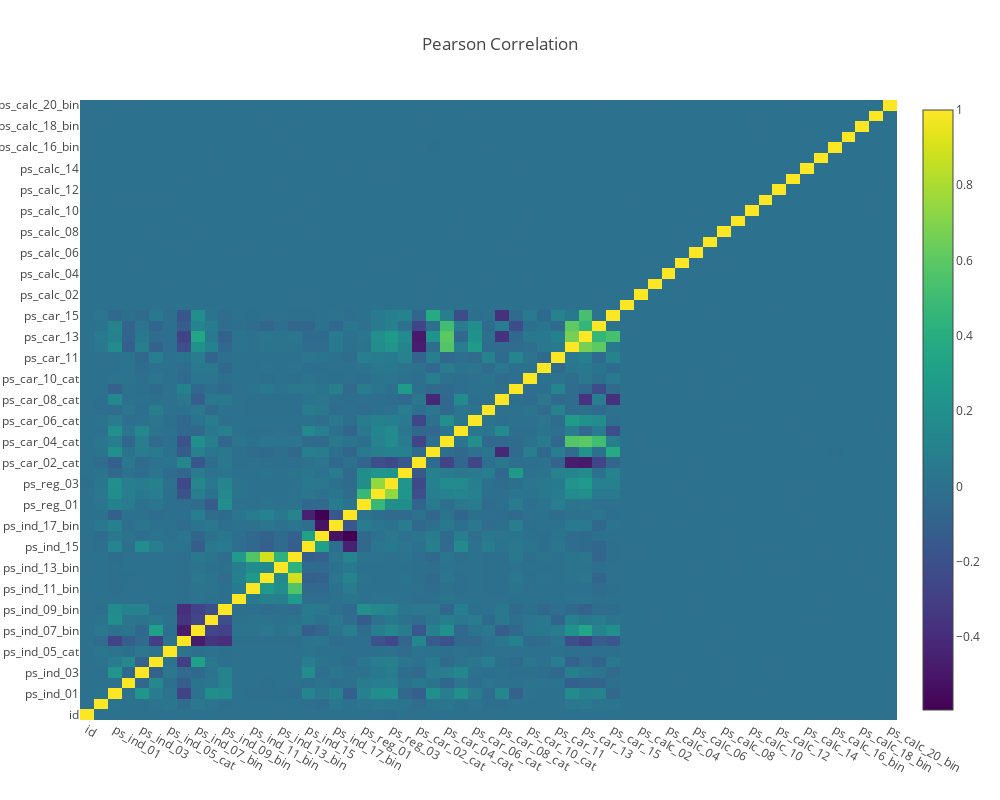

Source (notebook cell):
### Markdown cell above
### Non-Categorical features visualization

### Code cell
heatmap(data=data)

### Figure 1 — Plotly figure (JSON) as saved in the notebook; plotly's stock layout.template omitted (floating-point values rounded to 4 significant figures; data arrays with more than 128 entries replaced by an {"elided": "..."} marker saying what was removed)
{"data": [{"colorscale": "Viridis", "opacity": 1, "reversescale": false, "text": true, "type": "heatmap", "x": ["id", "target", "ps_ind_01", "ps_ind_02_cat", "ps_ind_03", "ps_ind_04_cat", "ps_ind_05_cat", "ps_ind_06_bin", "ps_ind_07_bin", "ps_ind_08_bin", "ps_ind_09_bin", "ps_ind_10_bin", "ps_ind_11_bin", "ps_ind_12_bin", "ps_ind_13_bin", "ps_ind_14", "ps_ind_15", "ps_ind_16_bin", "ps_ind_17_bin", "ps_ind_18_bin", "ps_reg_01", "ps_reg_02", "ps_reg_03", "ps_car_01_cat", "ps_car_02_cat", "ps_car_03_cat", "ps_car_04_cat", "ps_car_05_cat", "ps_car_06_cat", "ps_car_07_cat", "ps_car_08_cat", "ps_car_09_cat", "ps_car_10_cat", "ps_car_11_cat", "ps_car_11", "ps_car_12", "ps_car_13", "ps_car_14", "ps_car_15", "ps_calc_01", "ps_calc_02", "ps_calc_03", "ps_calc_04", "ps_calc_05", "ps_calc_06", "ps_calc_07", "ps_calc_08", "ps_calc_09", "ps_calc_10", "ps_calc_11", "ps_calc_12", "ps_calc_13", "ps_calc_14", "ps_calc_15_bin", "ps_calc_16_bin", "ps_calc_17_bin", "ps_calc_18_bin", "ps_calc_19_bin", "ps_calc_20_bin"], "y": ["id", "target", "ps_ind_01", "ps_ind_02_cat", "ps_ind_03", "ps_ind_04_cat", "ps_ind_05_cat", "ps_ind_06_bin", "ps_ind_07_bin", "ps_ind_08_bin", "ps_ind_09_bin", "ps_ind_10_bin", "ps_ind_11_bin", "ps_ind_12_bin", "ps_ind_13_bin", "ps_ind_14", "ps_ind_15", "ps_ind_16_bin", "ps_ind_17_bin", "ps_ind_18_bin", "ps_reg_01", "ps_reg_02", "ps_reg_03", "ps_car_01_cat", "ps_car_02_cat", "ps_car_03_cat", "ps_car_04_cat", "ps_car_05_cat", "ps_car_06_cat", "ps_car_07_cat", "ps_car_08_cat", "ps_car_09_cat", "ps_car_10_cat", "ps_car_11_cat", "ps_car_11", "ps_car_12", "ps_car_13", "ps_car_14", "ps_car_15", "ps_calc_01", "ps_calc_02", "ps_calc_03", "ps_calc_04", "ps_calc_05", "ps_calc_06", "ps_calc_07", "ps_calc_08", "ps_calc_09", "ps_calc_10", "ps_calc_11", "ps_calc_12", "ps_calc_13", "ps_calc_14", "ps_calc_15_bin", "ps_calc_16_bin", "ps_calc_17_bin", "ps_calc_18_bin", "ps_calc_19_bin", "ps_calc_20_bin"], "z": {"elided": "59x59 float values"}}], "layout": {"height": 800, "title": "Pearson Correlation", "width": 1000, "xaxis": {"nticks": 36, "ticks": ""}, "yaxis": {"ticks": ""}}}
